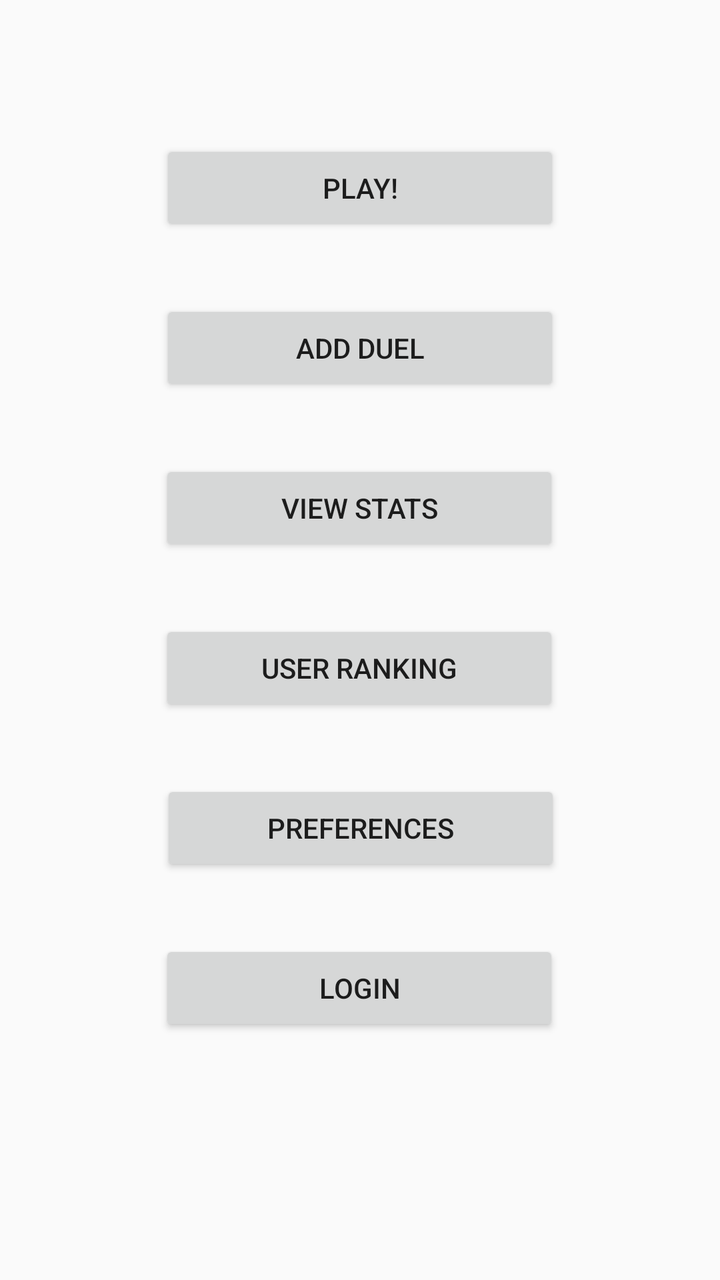
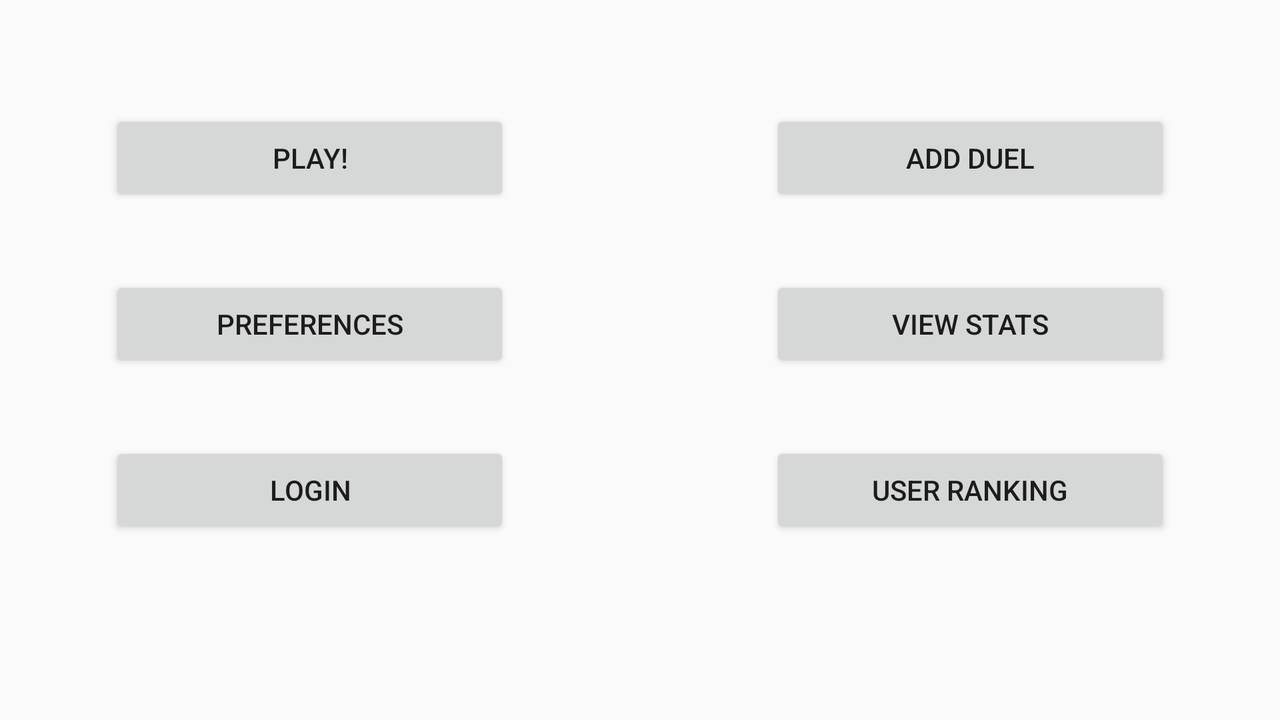

Compare how this app lays out the same screen by default and in its alternative resource folder. The renders come first, then the two layout files and the values they reference.
<!-- AndroidManifest.xml: application theme AppTheme -->
<!-- res/layout/activity_main_menu.xml -->
<?xml version="1.0" encoding="utf-8"?>
<android.support.constraint.ConstraintLayout xmlns:android="http://schemas.android.com/apk/res/android"
    xmlns:app="http://schemas.android.com/apk/res-auto"
    xmlns:tools="http://schemas.android.com/tools"
    android:layout_width="match_parent"
    android:layout_height="match_parent"
    tools:context=".MainMenuActivity">

    <TextView
        android:id="@+id/welcome_message"
        android:layout_width="wrap_content"
        android:layout_height="wrap_content"
        android:layout_marginStart="16dp"
        android:layout_marginTop="16dp"
        android:text="@string/mainmenu_welcome_message"
        android:visibility="invisible"
        app:layout_constraintStart_toStartOf="parent"
        app:layout_constraintTop_toTopOf="parent" />

    <Button
        android:id="@+id/buttonMainMenuPlay"
        android:layout_width="200dp"
        android:layout_height="wrap_content"
        android:layout_marginStart="8dp"
        android:layout_marginTop="70dp"
        android:layout_marginEnd="8dp"
        android:text="@string/mainmenu_button_play"
        app:layout_constraintEnd_toEndOf="parent"
        app:layout_constraintHorizontal_bias="0.501"
        app:layout_constraintStart_toStartOf="parent"
        app:layout_constraintTop_toTopOf="parent" />

    <Button
        android:id="@+id/buttonMainMenuAddDuel"
        android:layout_width="200dp"
        android:layout_height="wrap_content"
        android:layout_marginStart="8dp"
        android:layout_marginTop="32dp"
        android:layout_marginEnd="8dp"
        android:text="@string/mainmenu_button_add_duel"
        app:layout_constraintEnd_toEndOf="parent"
        app:layout_constraintStart_toStartOf="parent"
        app:layout_constraintTop_toBottomOf="@+id/buttonMainMenuPlay" />

    <Button
        android:id="@+id/buttonMainMenuStats"
        android:layout_width="200dp"
        android:layout_height="wrap_content"
        android:layout_marginStart="8dp"
        android:layout_marginTop="32dp"
        android:layout_marginEnd="8dp"
        android:text="@string/mainmenu_button_stats"
        app:layout_constraintEnd_toEndOf="parent"
        app:layout_constraintHorizontal_bias="0.498"
        app:layout_constraintStart_toStartOf="parent"
        app:layout_constraintTop_toBottomOf="@+id/buttonMainMenuAddDuel" />

    <Button
        android:id="@+id/buttonMainMenuRanking"
        android:layout_width="200dp"
        android:layout_height="wrap_content"
        android:layout_marginStart="8dp"
        android:layout_marginTop="32dp"
        android:layout_marginEnd="8dp"
        android:text="@string/mainmenu_button_ranking"
        app:layout_constraintEnd_toEndOf="parent"
        app:layout_constraintHorizontal_bias="0.498"
        app:layout_constraintStart_toStartOf="parent"
        app:layout_constraintTop_toBottomOf="@+id/buttonMainMenuStats" />

    <Button
        android:id="@+id/buttonPreferences"
        android:layout_width="200dp"
        android:layout_height="wrap_content"
        android:layout_marginStart="8dp"
        android:layout_marginTop="32dp"
        android:layout_marginEnd="8dp"
        android:text="@string/mainmenu_button_prefs"
        app:layout_constraintEnd_toEndOf="parent"
        app:layout_constraintHorizontal_bias="0.502"
        app:layout_constraintStart_toStartOf="parent"
        app:layout_constraintTop_toBottomOf="@+id/buttonMainMenuRanking" />

    <Button
        android:id="@+id/buttonLogin"
        android:layout_width="200dp"
        android:layout_height="wrap_content"
        android:layout_marginStart="8dp"
        android:layout_marginTop="32dp"
        android:layout_marginEnd="8dp"
        android:text="@string/mainmenu_button_login"
        app:layout_constraintEnd_toEndOf="parent"
        app:layout_constraintHorizontal_bias="0.497"
        app:layout_constraintStart_toStartOf="parent"
        app:layout_constraintTop_toBottomOf="@+id/buttonPreferences" />

</android.support.constraint.ConstraintLayout>
<!-- resources referenced by this layout -->
<resources>
  <string name="mainmenu_button_add_duel">Add duel</string>
  <string name="mainmenu_button_login">Login</string>
  <string name="mainmenu_button_play">Play!</string>
  <string name="mainmenu_button_prefs">Preferences</string>
  <string name="mainmenu_button_ranking">User ranking</string>
  <string name="mainmenu_button_stats">View stats</string>
  <string name="mainmenu_welcome_message">Welcome back</string>
  <style name="AppTheme" parent="Theme.AppCompat.Light.DarkActionBar">
          
          <item name="colorPrimary">@color/colorPrimary</item>
          <item name="colorPrimaryDark">@color/colorPrimaryDark</item>
          <item name="colorAccent">@color/colorAccent</item>
  
      </style>
  <color name="colorPrimary">#008577</color>
  <color name="colorPrimaryDark">#00574B</color>
  <color name="colorAccent">#D81B60</color>
</resources>
<!-- res/layout-land/activity_main_menu.xml (the author's variant of the layout above) -->
<!-- drawn on the phone turned sideways -->
<?xml version="1.0" encoding="utf-8"?>
<android.support.constraint.ConstraintLayout xmlns:android="http://schemas.android.com/apk/res/android"
    xmlns:app="http://schemas.android.com/apk/res-auto"
    xmlns:tools="http://schemas.android.com/tools"
    android:layout_width="match_parent"
    android:layout_height="match_parent"
    tools:context=".MainMenuActivity">

    <TextView
        android:id="@+id/welcome_message"
        android:layout_width="wrap_content"
        android:layout_height="wrap_content"
        android:layout_marginStart="16dp"
        android:layout_marginTop="16dp"
        android:text="@string/mainmenu_welcome_message"
        android:visibility="invisible"
        app:layout_constraintStart_toStartOf="parent"
        app:layout_constraintTop_toTopOf="parent" />

    <Button
        android:id="@+id/buttonMainMenuPlay"
        android:layout_width="200dp"
        android:layout_height="wrap_content"
        android:layout_marginStart="55dp"
        android:layout_marginTop="55dp"
        android:text="@string/mainmenu_button_play"
        app:layout_constraintStart_toStartOf="parent"
        app:layout_constraintTop_toTopOf="parent" />

    <Button
        android:id="@+id/buttonMainMenuAddDuel"
        android:layout_width="200dp"
        android:layout_height="wrap_content"
        android:layout_marginTop="55dp"
        android:layout_marginEnd="55dp"
        android:text="@string/mainmenu_button_add_duel"
        app:layout_constraintEnd_toEndOf="parent"
        app:layout_constraintTop_toTopOf="parent" />

    <Button
        android:id="@+id/buttonMainMenuStats"
        android:layout_width="200dp"
        android:layout_height="wrap_content"
        android:layout_marginTop="35dp"
        android:layout_marginEnd="55dp"
        android:text="@string/mainmenu_button_stats"
        app:layout_constraintEnd_toEndOf="parent"
        app:layout_constraintTop_toBottomOf="@+id/buttonMainMenuAddDuel" />

    <Button
        android:id="@+id/buttonMainMenuRanking"
        android:layout_width="200dp"
        android:layout_height="wrap_content"
        android:layout_marginTop="35dp"
        android:layout_marginEnd="55dp"
        android:text="@string/mainmenu_button_ranking"
        app:layout_constraintEnd_toEndOf="parent"
        app:layout_constraintTop_toBottomOf="@+id/buttonMainMenuStats" />

    <Button
        android:id="@+id/buttonPreferences"
        android:layout_width="200dp"
        android:layout_height="wrap_content"
        android:layout_marginStart="55dp"
        android:layout_marginTop="35dp"
        android:text="@string/mainmenu_button_prefs"
        app:layout_constraintStart_toStartOf="parent"
        app:layout_constraintTop_toBottomOf="@+id/buttonMainMenuPlay" />

    <Button
        android:id="@+id/buttonLogin"
        android:layout_width="200dp"
        android:layout_height="wrap_content"
        android:layout_marginStart="55dp"
        android:layout_marginTop="35dp"
        android:text="@string/mainmenu_button_login"
        app:layout_constraintStart_toStartOf="parent"
        app:layout_constraintTop_toBottomOf="@+id/buttonPreferences" />

</android.support.constraint.ConstraintLayout>
